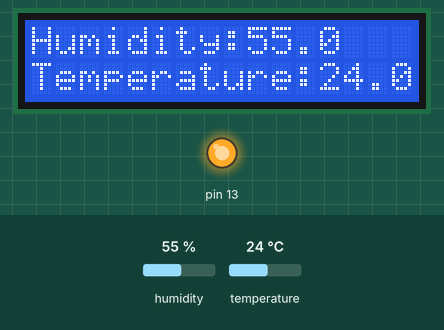
This sketch was run on a simulated Arduino Uno, built with avr-gcc and run on an emulated ATmega328P. On the bench: 16×2 character LCD, output pins drawn as LEDs (lit = HIGH). Inputs (shaded band) come from the test bench; at power-on: humidity 55 %, temperature 24 °C. What the sketch prints to the serial monitor is not drawn.

Above: at 1.2 s.
1.3 s: humidity set to 22 %
At 3.2 s:
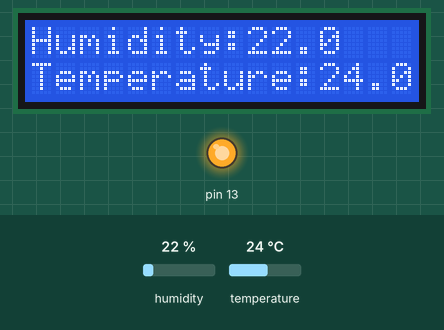
3.7 s: temperature set to 12 °C
At 5.0 s:
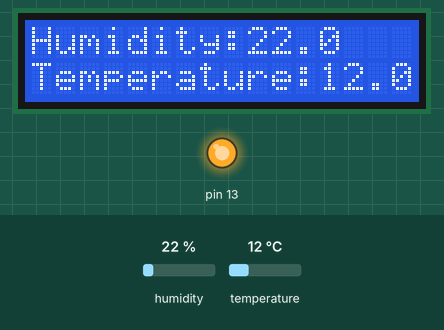
5.8 s: humidity set to 40 %
At 6.7 s:
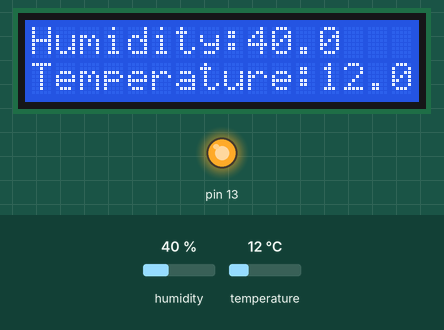
7.9 s: temperature set to 19 °C
At 9.7 s:
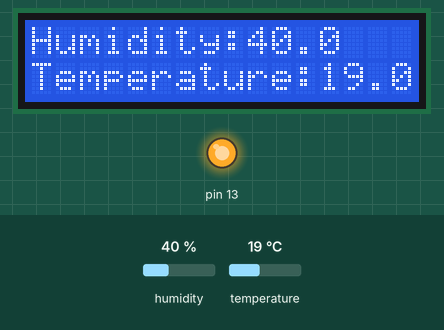
Timing chart, 0 to 11.0 s (numbered marks = the images above; inputs shaded):
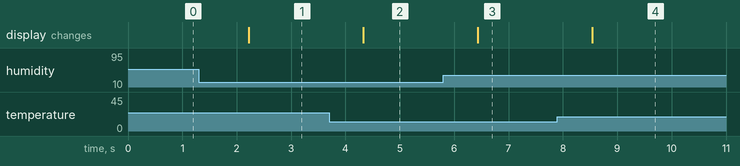

Measured:
- after the input at 1.3 s, the display: changes after 0.92 s (image 1)
- after the input at 3.7 s, the display: changes after 0.63 s (image 2)
- after the input at 5.8 s, the display: changes after 0.63 s (image 3)
- after the input at 7.9 s, the display: changes after 0.64 s (image 4)

The sketch:

dht11_lcd1602_i2c.ino
```cpp
#include "Wire.h"
#include "LCD.h"
#include "LiquidCrystal_I2C.h"
#include <dht.h>

dht DHT;

#define DHT11_PIN 12
#define I2C_ADDR 0x3f  // Add your address here.
#define Rs_pin 0
#define Rw_pin 1
#define En_pin 2
#define BACKLIGHT_PIN 3
#define D4_pin 4
#define D5_pin 5
#define D6_pin 6
#define D7_pin 7
LiquidCrystal_I2C lcd(I2C_ADDR,En_pin,Rw_pin,Rs_pin,D4_pin,D5_pin,D6_pin,D7_pin);
void setup()
{
  pinMode(13,OUTPUT);
  digitalWrite(13,HIGH);
  lcd.begin (16,2); //  our LCD is a 20x4, change for your LCD if needed
  pinMode(DHT11_PIN,INPUT);
  // LCD Backlight ON
  lcd.setBacklightPin(BACKLIGHT_PIN,POSITIVE);
  lcd.setBacklight(HIGH);

  lcd.home ();
  Serial.begin(9600);
}

void loop()
{
// set cursor to first line
  lcd.setCursor(0, 0);

// Print a message to the LCD.

  // READ DATA
  Serial.print("DHT11, \t");
  int chk = DHT.read11(DHT11_PIN);
  switch (chk)
  {
    case DHTLIB_OK:
    Serial.print("OK,\t");
    break;
    case DHTLIB_ERROR_CHECKSUM:
    Serial.print("Checksum error,\t");
    break;
    case DHTLIB_ERROR_TIMEOUT:
    Serial.print("Time out error,\t");
    break;
    default:
    Serial.print("Unknown error,\t");
    break;
  }
 // DISPLAY DATA
  lcd.print("Humidity:");
  lcd.print(DHT.humidity,1);
  lcd.setCursor(0, 1);
  lcd.print("Temperature:");
  lcd.print(DHT.temperature,1);

  delay(1000);
}
```
